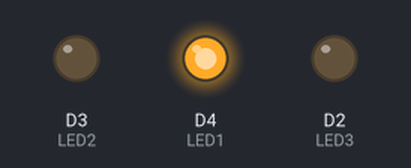
This sketch was run on a simulated ESP8266 (NodeMCU). Shown: output pins drawn as LEDs (lit = HIGH).

Above: at 1.5 s.
At 4.0 s:
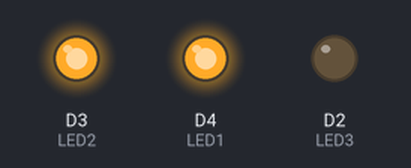
At 6.5 s:
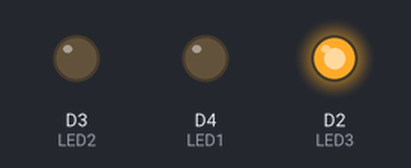
Timing chart, 0 to 10.4 s (numbered marks = the images above):
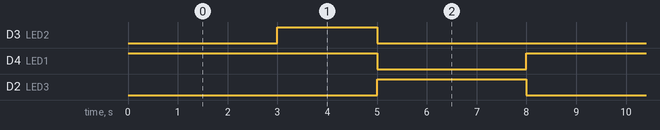

The sketch:

LAMPU_LALU_LINTAS_1_JALUR.ino
```cpp
// DEKLARASI VARIABLE DAN TYPE DATA
const int LED1 = D4;
const int LED2 = D3;
const int LED3 = D2;

void setup() {
  // KONFIGURASI PIN
  pinMode(LED1, OUTPUT);
  pinMode(LED2, OUTPUT);
  pinMode(LED3, OUTPUT);
}

void loop() {
  // LAMPU MERAH NYALA SELAMA 3 DETIK
  digitalWrite(LED1, HIGH);
  digitalWrite(LED2, LOW);
  digitalWrite(LED3, LOW);
  delay(3000);
  // LAMPU MERAH DAN KUNING NYALA SELAMA 3 DETIK
  digitalWrite(LED1, HIGH);
  digitalWrite(LED2, HIGH);
  digitalWrite(LED3, LOW);
  delay(2000);
  // LAMPU HIJAU NYALA SELAMA 3 DETIK
  digitalWrite(LED1, LOW);
  digitalWrite(LED2, LOW);
  digitalWrite(LED3, HIGH);
  delay(3000);
}
```

Measured:
- by itself, D3 (LED2): alternates HIGH for 2.0 s and LOW for 6.0 s
- by itself, D4 (LED1): alternates HIGH for 5.0 s and LOW for 3.0 s
- by itself, D2 (LED3): alternates HIGH for 3.0 s and LOW for 5.0 s
